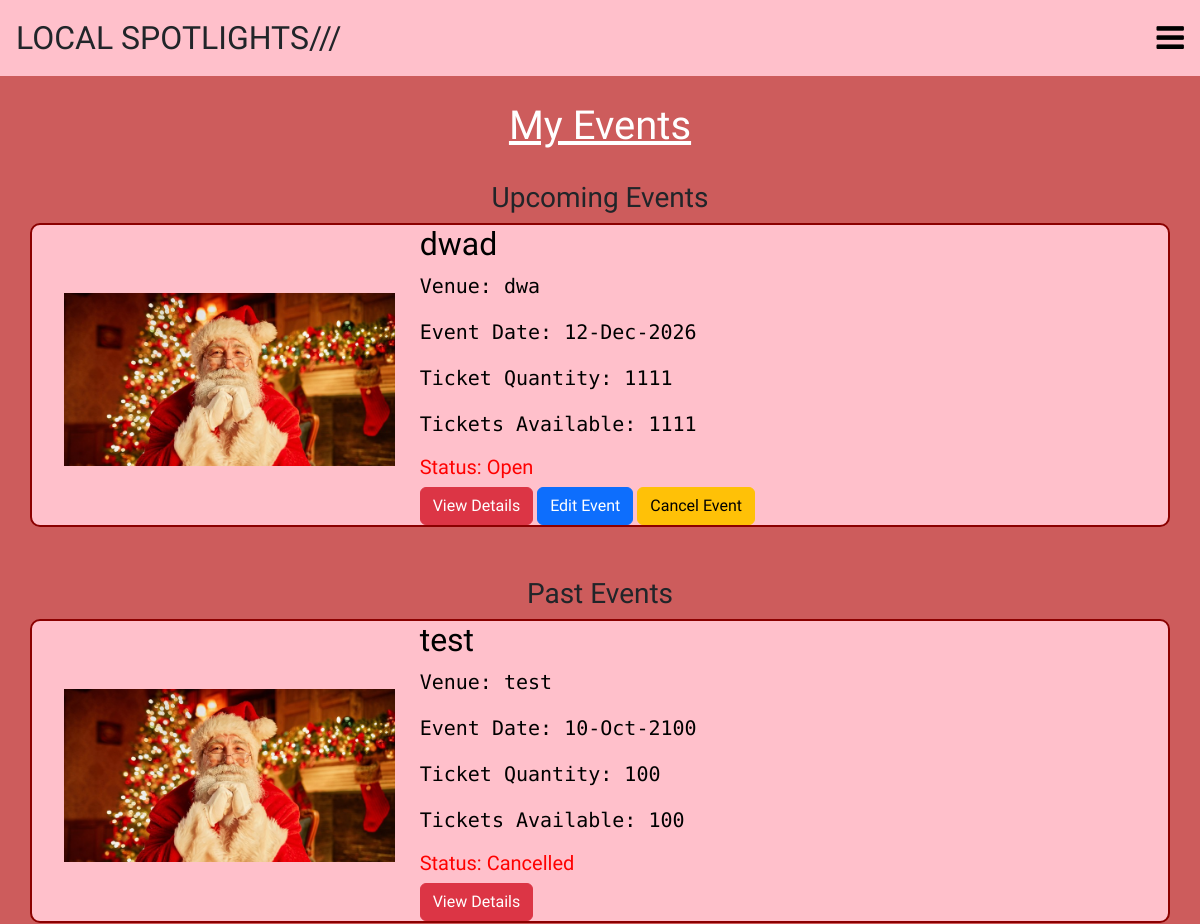
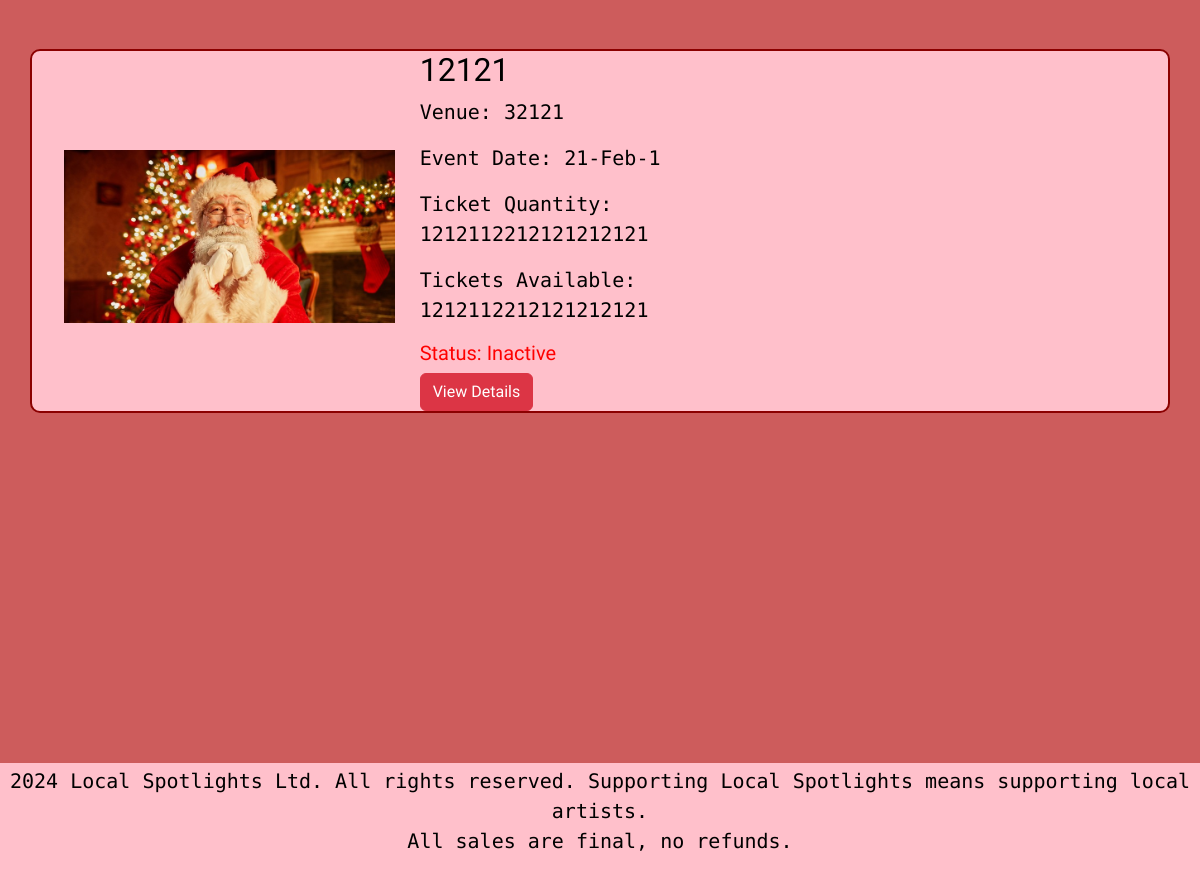
The page /events/my-events (signed in) on the database its author committed (2 pictures, top to bottom).
### local_spotlights/models.py (models this page shows, shortened)
class Event(db.Model):
    __tablename__ = 'events'
    id = db.Column(db.Integer, primary_key=True)
    artist = db.Column(db.String(80))
    description = db.Column(db.String(200))
    img = db.Column(db.String(400))
    genre = db.Column(db.String(100))
    venue = db.Column(db.String(300))
    date = db.Column(db.Date)
    start_time = db.Column(db.Time)
    end_time = db.Column(db.Time)
    ticket_quantity = db.Column(db.Integer)
    ticket_price = db.Column(db.Float(20))
    comments = db.relationship('Comment', backref='event')
    status = db.relationship('EventStatus', backref='event', uselist=False)
    order = db.relationship('Order', backref="event")
    user_id = db.Column(db.Integer, db.ForeignKey('users.id'))

class EventStatus(db.Model):
    __tablename__ = 'eventstatus'
    id = db.Column(db.Integer, primary_key=True)
    status = db.Column(db.String(20))
    tickets_available = db.Column(db.Integer)
    status_date = db.Column(db.DateTime, default = datetime.now())
    event_id = db.Column(db.Integer, db.ForeignKey('events.id'))

### local_spotlights/events.py (the view)
@eventbp.route('/my-events')
def my_events():
    user_events = db.session.query(Event).join(EventStatus).filter(Event.user_id == current_user.id).all()
    upcoming_events = [event for event in user_events if event.status.status == 'Open' or event.status.status == 'Sold Out' ]
    past_events = [event for event in user_events if event.status.status == 'Cancelled' or event.status.status == 'Inactive']
    return render_template('events/my_events.html', upcoming_events=upcoming_events, past_events=past_events)

### local_spotlights/templates/events/my_events.html (shortened to what this page needs)
{% extends "base.html" %}
{% block head %}
{{ super() }}
<link rel="stylesheet" type="text/css" href="{{ url_for('static', filename='styles/booked_event_style.css') }}" />
<link href="https://cdn.jsdelivr.net/npm/bootstrap@5.3.0-alpha1/dist/css/bootstrap.min.css" rel="stylesheet">
{% endblock head %}
    {% block content %}
    <div class="main_container">
        <div class="title">
            My Events
        </div>
        <div class="upcoming_events">
            <h3>Upcoming Events</h3>
            {% for event in upcoming_events %}
            <div class="container">
                <div class="image">
                    <img src="{{event.img}}">
                </div>
                <div class="text">
                    <h2>{{event.artist}}</h2>
                    <p> Venue: {{event.venue}} </p>
                    <p> Event Date: {{event.date.strftime('%d-%b-%Y')}} </p>
                    <p> Ticket Quantity: {{event.ticket_quantity}}</p>
                    <p> Tickets Available: {{event.status.tickets_available}}</p>
                    <h5>Status: {{event.status.status}}</h5>
                    <a href="{{url_for('event.show', id=event.id)}}" class="btn btn-danger">View Details</a>
                    <a href="{{url_for('event.edit_event', id=event.id)}}" class="btn btn-primary">Edit Event</a>
                    <button type="button" class="btn btn-warning" data-toggle="modal" data-target="#cancelModal{{ event.id }}">Cancel Event</button>
                </div>
            </div>
            {% endfor %}
        </div>
        <div class="past_events" style="margin-top: 50px;">
            <h3>Past Events</h3>
            {% for event in past_events %}
            <div class="container">
                <div class="image">
                    <img src="{{event.img}}">
                </div>
                <div class="text">
                    <h2>{{event.artist}}</h2>
                    <p> Venue: {{event.venue}} </p>
                    <p> Event Date: {{event.date.strftime('%d-%b-%Y')}} </p>
                    <p> Ticket Quantity: {{event.ticket_quantity}}</p>
                    <p> Tickets Available: {{event.status.tickets_available}}</p>
                    <h5>Status: {{event.status.status}}</h5>
                    <a href="{{url_for('event.show', id=event.id)}}" class="btn btn-danger">View Details</a>
                </div>
            </div>
            {% endfor %}
        </div>
    </div>
    <div style="height:300px;">
    </div>
    {% endblock content %}

### local_spotlights/static/styles/booked_event_style.css (style rules this page uses)
body { background-color: indianred !important; font-size: 30px; font-family: Pixelify Sans !important; font-weight: 500; overflow-x: hidden; }
img { max-height: 500px !important; max-width: 100% !important; margin-top: 10px !important; padding: 20px !important; }
p { font-family: Azeret mono; font-size: 20px; }
.container { column-gap: 5px; display: flex; flex-direction: column; align-items: center; grid-template-columns: 1fr 1fr 1fr; background-color: pink; margin: 0px auto 50px auto; width: 100%; border-radius: 10px; padding: 0; text-align: left; color: black; border: 2px solid darkred; font-family: pixelify sans; }
@media (min-width:768px) { .container { flex-direction: row; } }
@media (min-width:768px) { .image, .text, .event_wrapper { width: 33.3333%; } }
.title { font-size: 40px; text-decoration: underline; text-align: center; color:white; margin-bottom:25px; font-family: pixelify sans; }
h3 { text-align: center; font-family: pixelify sans; }
h5 { color: red !important; }

### rows shown on the page
Event: img (picture), artist "dwad", venue "dwa", date "12-Dec-2026", ticket_quantity "1111", status.tickets_available "1111", status.status "Open"
Event: img (picture), artist "test", venue "test", date "10-Oct-2100", ticket_quantity "100", status.tickets_available "100", status.status "Cancelled"
Event: img (picture), artist "12121", venue "32121", date "21-Feb-1", ticket_quantity "1212112212121212121", status.tickets_available "1212112212121212121", status.status "Inactive"
